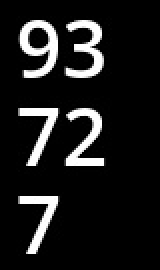
#> input picture huh.jpg, 80 x 135 px (shown 2 times larger)
$ python -i textExtract.py   (imports and definitions only)
#> lines starting #> are read from the running program, lines starting #| are printed output that depends on the picture; after the words box and inside, x2 and y2 are one past the last pixel; in counts of white or black regions, pixels touching at a corner belong together
#> further down, picture is the input picture: shape (135, 80, 3); min 0, max 255, mean 27.5
import pytesseract
import time
import cv2
pytesseract.pytesseract.tesseract_cmd = "C:/Program Files/Tesseract-OCR/tesseract.exe"

def extractText(image):
    img = image

    gray = cv2.cvtColor(img, cv2.COLOR_BGR2GRAY)

    ret, thresh1 = cv2.threshold(gray, 0, 255, cv2.THRESH_OTSU | cv2.THRESH_BINARY_INV)
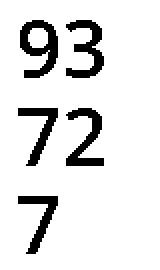
#> thresh1: shape (135, 80) (shown 2 times larger); 89.1% white; 5 black regions
#> ret = 121

    rect_kernel = cv2.getStructuringElement(cv2.MORPH_RECT, (18, 18))
    dilation = cv2.dilate(thresh1, rect_kernel, iterations=1)
#> dilation: shape (135, 80); every value is 255
    contours, hierarchy = cv2.findContours(dilation, cv2.RETR_EXTERNAL,
                                           cv2.CHAIN_APPROX_NONE)
#> contours = 1 contour; box (x1, y1, x2, y2) and area: (0, 0, 80, 135) 10586
    im2 = img.copy()
    textList = []
    for cnt in contours:
        x, y, w, h = cv2.boundingRect(cnt)
        rect = cv2.rectangle(im2, (x, y), (x + w, y + h), (0, 255, 0), 2)
        cropped = im2[y:y + h, x:x + w]
        text = pytesseract.image_to_string(cropped)
        print(text)
        textList.append(text.strip())
#> this loop made 1 pass
#> pass 1, in extractText, `rect = cv2.rectangle(im2, (x, y), (x + w, y + h), (0, 255, 0), 2)`:
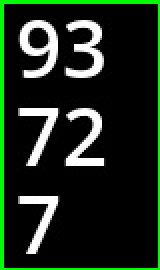
#> rect: shape (135, 80, 3) (shown 2 times larger); mean B, G, R 27.5, 42.5, 27.5
#> after the loop, textList = []
    return textList[0]

>>> import cv2
>>> picture = cv2.imread('huh.jpg')
#> (the run stopped early here; a loop or call above may not have finished)

$ run again, on ok.jpg
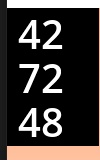
#> input picture ok.jpg, 100 x 160 px
#> picture is the input picture: shape (160, 100, 3); mean B, G, R 52.1, 55, 60.7
#> in extractText, `ret, thresh1 = cv2.threshold(gray, 0, 255, cv2.THRESH_OTSU | cv2.THRES..`:
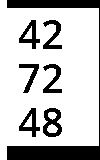
#> thresh1: shape (160, 100); 77% white; 7 black regions, largest, box (x1, y1, x2, y2) and area: (7, 0, 100, 160) 2184, (43, 108, 62, 137) 314, (19, 20, 40, 49) 250
#> ret = 115
#> dilation: shape (160, 100); 97.4% white; 1 black region
#> contours = 1 contour; box (x1, y1, x2, y2) and area: (0, 0, 100, 160) 15322
#> the loop in extractText, `for cnt in contours:` made 1 pass
#> pass 1, in extractText, `rect = cv2.rectangle(im2, (x, y), (x + w, y + h), (0, 255, 0), 2)`:
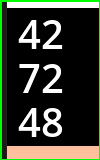
#> rect: shape (160, 100, 3); mean B, G, R 45.9, 60.8, 53.4
#> after the loop in extractText, `for cnt in contours:`: textList = []
